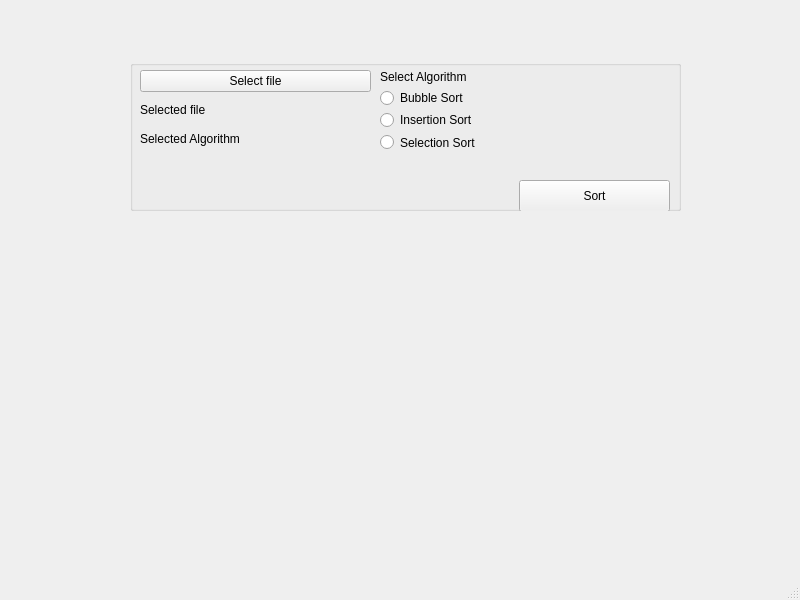
<?xml version="1.0" encoding="UTF-8"?>
<ui version="4.0">
 <class>MainWindow</class>
 <widget class="QMainWindow" name="MainWindow">
  <property name="geometry">
   <rect>
    <x>0</x>
    <y>0</y>
    <width>800</width>
    <height>600</height>
   </rect>
  </property>
  <property name="windowTitle">
   <string>MainWindow</string>
  </property>
  <widget class="QWidget" name="centralwidget">
   <widget class="QGroupBox" name="groupBox">
    <property name="geometry">
     <rect>
      <x>130</x>
      <y>60</y>
      <width>551</width>
      <height>151</height>
     </rect>
    </property>
    <property name="title">
     <string/>
    </property>
    <widget class="QWidget" name="verticalLayoutWidget">
     <property name="geometry">
      <rect>
       <x>10</x>
       <y>10</y>
       <width>231</width>
       <height>80</height>
      </rect>
     </property>
     <layout class="QVBoxLayout" name="verticalLayout">
      <item>
       <widget class="QPushButton" name="file_selector">
        <property name="text">
         <string>Select file</string>
        </property>
       </widget>
      </item>
      <item>
       <widget class="QLabel" name="selected_file">
        <property name="text">
         <string>Selected file</string>
        </property>
       </widget>
      </item>
      <item>
       <widget class="QLabel" name="selected_algorithm">
        <property name="text">
         <string>Selected Algorithm</string>
        </property>
       </widget>
      </item>
     </layout>
    </widget>
    <widget class="QWidget" name="verticalLayoutWidget_2">
     <property name="geometry">
      <rect>
       <x>250</x>
       <y>10</y>
       <width>281</width>
       <height>81</height>
      </rect>
     </property>
     <layout class="QVBoxLayout" name="verticalLayout_2">
      <item>
       <widget class="QLabel" name="label_2">
        <property name="text">
         <string>Select Algorithm</string>
        </property>
       </widget>
      </item>
      <item>
       <widget class="QRadioButton" name="bubble_strategy">
        <property name="text">
         <string>Bubble Sort</string>
        </property>
       </widget>
      </item>
      <item>
       <widget class="QRadioButton" name="insertion_strategy">
        <property name="text">
         <string>Insertion Sort</string>
        </property>
       </widget>
      </item>
      <item>
       <widget class="QRadioButton" name="selection_strategy">
        <property name="text">
         <string>Selection Sort</string>
        </property>
       </widget>
      </item>
     </layout>
    </widget>
    <widget class="QLabel" name="status">
     <property name="geometry">
      <rect>
       <x>20</x>
       <y>130</y>
       <width>341</width>
       <height>16</height>
      </rect>
     </property>
     <property name="text">
      <string/>
     </property>
    </widget>
    <widget class="QPushButton" name="sort">
     <property name="geometry">
      <rect>
       <x>389</x>
       <y>120</y>
       <width>151</width>
       <height>32</height>
      </rect>
     </property>
     <property name="text">
      <string>Sort</string>
     </property>
    </widget>
   </widget>
  </widget>
  <widget class="QMenuBar" name="menubar">
   <property name="geometry">
    <rect>
     <x>0</x>
     <y>0</y>
     <width>800</width>
     <height>24</height>
    </rect>
   </property>
  </widget>
  <widget class="QStatusBar" name="statusbar"/>
 </widget>
 <resources/>
 <connections/>
</ui>
